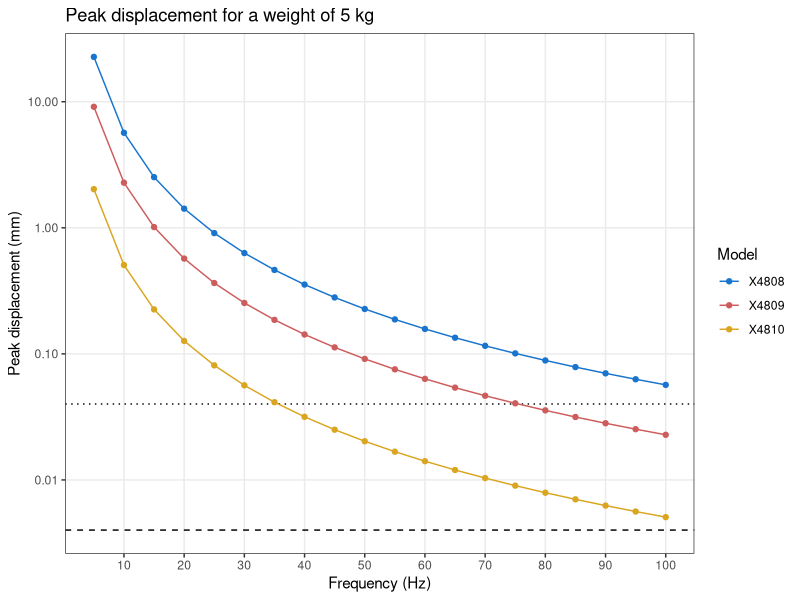
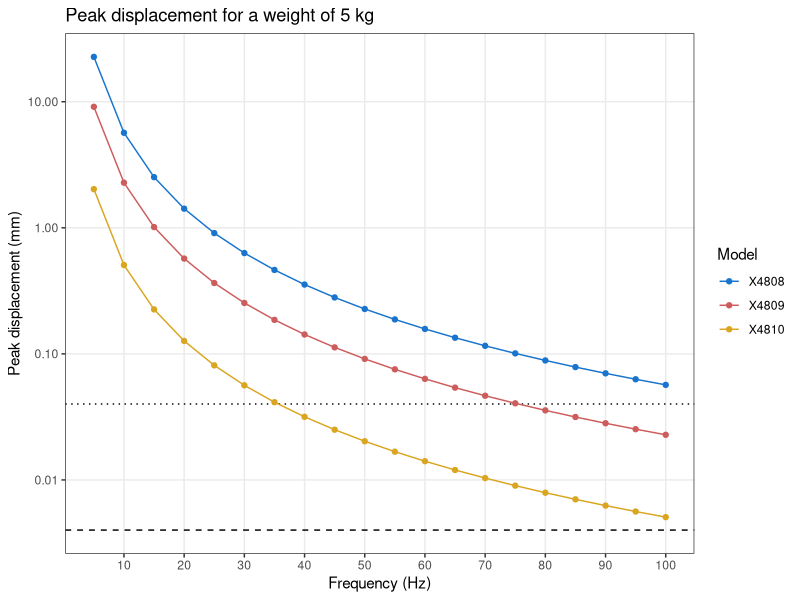

R code for these plots, in order:
library(ggplot2)
library(tidyr)

BACKGROUND <- 4 * 1e-3 # mm
MASS <- 5 # kg

shakers <- data.frame(
  model = c("4810", "4809", "4808"),
  force = c(10, 45, 112)
)

# Peak displacement in mm
peak_displacement <- function(
  frequency,
  force,
  mass
) {
  acceleration = force / mass
  displacement <- acceleration / (2 * pi * frequency) ^ 2
  return(displacement * 1e3)
}

freq <- seq(0, 100, by = 5)
freq <- freq[freq > 0]

d <- lapply(shakers$force, \(force) {
  peak_displacement(freq, force, mass = MASS)
})
names(d) <- shakers$model
d <- as.data.frame(d)
d$frequency <- freq

# figure ------------
d |> 
  pivot_longer(
    cols = starts_with("X"),
    names_to = "model",
    values_to = "peakDisplacement"
) |> 
  ggplot() +
    aes(x = frequency, y = peakDisplacement, col = model, fill = model) +
    geom_hline(yintercept = BACKGROUND, linetype = "dashed") +
    geom_hline(yintercept = BACKGROUND * 10, linetype = "dotted") +
    geom_line() +
    geom_point(shape = 21) +
    scale_x_continuous("Frequency (Hz)", breaks = seq(0, 200, by = 10)) +
    scale_y_log10("Peak displacement (mm)") +
    scale_color_manual("Model", values = c("dodgerblue3", "indianred", "goldenrod")) +
    scale_fill_manual("Model", values = c("dodgerblue3", "indianred", "goldenrod")) +
    ggtitle(sprintf("Peak displacement for a weight of %d kg", MASS)) +
    theme_bw() +
    theme(
      panel.grid.minor = element_blank()
    )
ggsave("hbk.svg", width = 5, height = 3)
